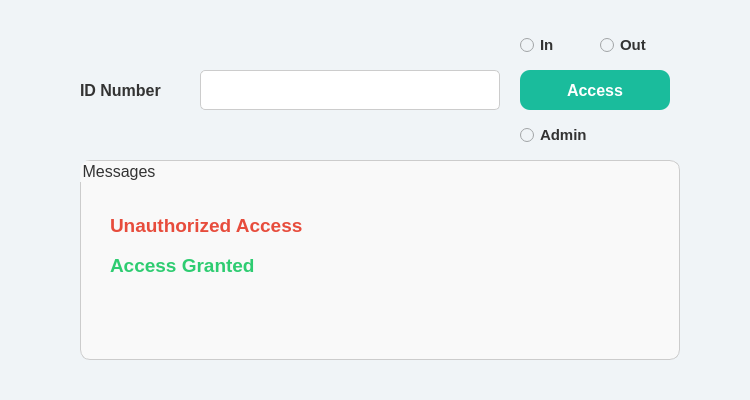
<?xml version="1.0" encoding="UTF-8"?>
<ui version="4.0">
 <class>Login</class>
 <widget class="QDialog" name="Login">
  <property name="geometry">
   <rect>
    <x>0</x>
    <y>0</y>
    <width>750</width>
    <height>400</height>
   </rect>
  </property>
  <property name="minimumSize">
   <size>
    <width>750</width>
    <height>400</height>
   </size>
  </property>
  <property name="cursor">
   <cursorShape>ArrowCursor</cursorShape>
  </property>
  <property name="windowTitle">
   <string>Login Panel</string>
  </property>
  <property name="styleSheet">
   <string notr="true">background-color: #f0f4f7; color: #333; font-family: "Roboto", sans-serif;</string>
  </property>
  <widget class="QLabel" name="IDNumber">
   <property name="geometry">
    <rect>
     <x>80</x>
     <y>70</y>
     <width>120</width>
     <height>40</height>
    </rect>
   </property>
   <property name="styleSheet">
    <string notr="true">font-size: 12pt; font-weight: bold;</string>
   </property>
   <property name="text">
    <string>ID Number</string>
   </property>
  </widget>
  <widget class="QPushButton" name="accessButton">
   <property name="geometry">
    <rect>
     <x>520</x>
     <y>70</y>
     <width>150</width>
     <height>40</height>
    </rect>
   </property>
   <property name="cursor">
    <cursorShape>PointingHandCursor</cursorShape>
   </property>
   <property name="styleSheet">
    <string notr="true">
      background-color: #1abc9c;
      color: white;
      border-radius: 10px;
      font-size: 12pt;
      font-weight: bold;
      padding: 5px 20px;
    </string>
   </property>
   <property name="text">
    <string>Access</string>
   </property>
  </widget>
  <widget class="QLineEdit" name="IDTextBox">
   <property name="geometry">
    <rect>
     <x>200</x>
     <y>70</y>
     <width>300</width>
     <height>40</height>
    </rect>
   </property>
   <property name="styleSheet">
    <string notr="true">background-color: white; border: 1px solid #ccc; border-radius: 5px; font-size: 12pt; padding-left: 10px;</string>
   </property>
  </widget>
  <widget class="QRadioButton" name="in_radio">
   <property name="geometry">
    <rect>
     <x>520</x>
     <y>30</y>
     <width>60</width>
     <height>30</height>
    </rect>
   </property>
   <property name="styleSheet">
    <string notr="true">font-size: 11pt; font-weight: bold;</string>
   </property>
   <property name="text">
    <string>In</string>
   </property>
  </widget>
  <widget class="QRadioButton" name="out_radio">
   <property name="geometry">
    <rect>
     <x>600</x>
     <y>30</y>
     <width>60</width>
     <height>30</height>
    </rect>
   </property>
   <property name="styleSheet">
    <string notr="true">font-size: 11pt; font-weight: bold;</string>
   </property>
   <property name="text">
    <string>Out</string>
   </property>
  </widget>
  <widget class="QRadioButton" name="admin_radio">
   <property name="geometry">
    <rect>
     <x>520</x>
     <y>120</y>
     <width>80</width>
     <height>30</height>
    </rect>
   </property>
   <property name="styleSheet">
    <string notr="true">font-size: 11pt; font-weight: bold;</string>
   </property>
   <property name="text">
    <string>Admin</string>
   </property>
  </widget>
  <widget class="QGroupBox" name="groupBox">
   <property name="geometry">
    <rect>
     <x>80</x>
     <y>160</y>
     <width>600</width>
     <height>200</height>
    </rect>
   </property>
   <property name="styleSheet">
    <string notr="true">font-size: 12pt; border: 1px solid #ccc; border-radius: 10px; padding: 10px; background-color: #f9f9f9;</string>
   </property>
   <property name="title">
    <string>Messages</string>
   </property>
   <widget class="QLabel" name="redLabel">
    <property name="geometry">
     <rect>
      <x>20</x>
      <y>40</y>
      <width>560</width>
      <height>50</height>  <!-- Increased height for full visibility -->
    </rect>
    </property>
    <property name="styleSheet">
     <string notr="true">
       color: #e74c3c;
       font-size: 14pt;  <!-- Increased font size -->
       font-weight: bold;
       border: none;
       text-align: center;  <!-- Center the text -->
       padding: 5px;
     </string>
    </property>
    <property name="text">
     <string>Unauthorized Access</string>
    </property>
   </widget>
   <widget class="QLabel" name="greenLabel">
    <property name="geometry">
     <rect>
      <x>20</x>
      <y>80</y>
      <width>560</width>
      <height>50</height>  <!-- Increased height for full visibility -->
    </rect>
    </property>
    <property name="styleSheet">
     <string notr="true">
       color: #2ecc71;
       font-size: 14pt;  <!-- Increased font size -->
       font-weight: bold;
       border: none;
       text-align: center;  <!-- Center the text -->
       padding: 5px;
     </string>
    </property>
    <property name="text">
     <string>Access Granted</string>
    </property>
   </widget>
  </widget>
 </widget>
 <resources/>
 <connections/>
</ui>
